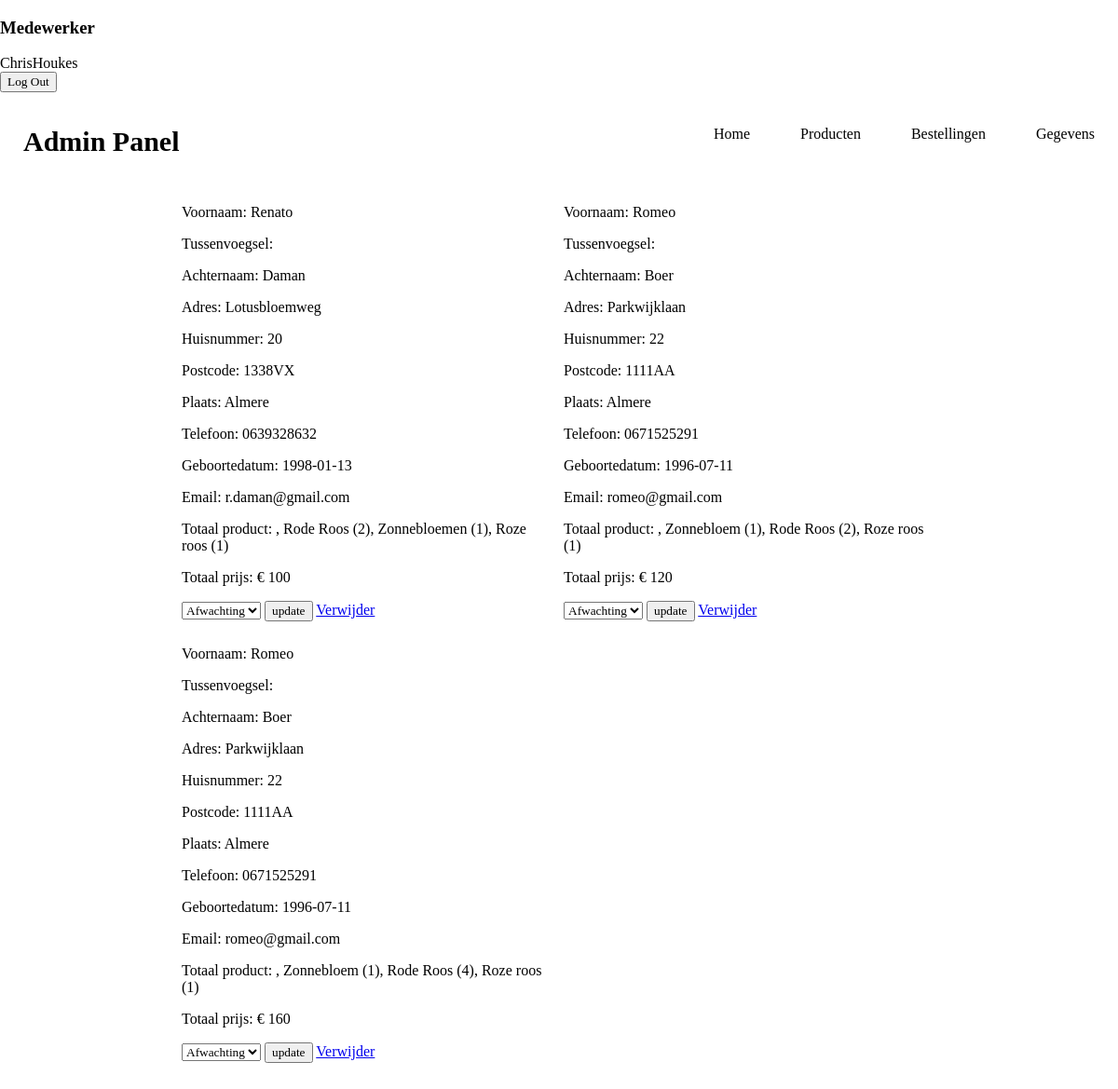
The app's page /admin/adminbestellingen.php (signed in) with its own data.
### tables this page shows
CREATE TABLE IF NOT EXISTS `bestelling` (
  `idbestelling` int(11) NOT NULL AUTO_INCREMENT,
  `userid` int(11) NOT NULL,
  `totaalproduct` varchar(254) NOT NULL,
  `totaalprijs` int(11) NOT NULL,
  `status` varchar(20) NOT NULL DEFAULT 'Afwachting',
  PRIMARY KEY (`idbestelling`)
);

CREATE TABLE IF NOT EXISTS `users` (
  `iduser` int(11) NOT NULL AUTO_INCREMENT,
  `voornaam` varchar(45) NOT NULL,
  `tussenvoegsel` varchar(45) DEFAULT NULL,
  `achternaam` varchar(45) NOT NULL,
  `adres` varchar(45) NOT NULL,
  `huisnummer` varchar(45) NOT NULL,
  `postcode` varchar(6) NOT NULL,
  `plaats` varchar(45) NOT NULL,
  `telefoon` varchar(10) NOT NULL,
  `geboortedatum` date NOT NULL,
  `email` varchar(254) NOT NULL,
  `wachtwoord` varchar(254) NOT NULL,
  `wachtwoordbv` varchar(254) NOT NULL,
  `rol` int(11) DEFAULT NULL,
  PRIMARY KEY (`iduser`)
);

### admin/adminbestellingen.php (the view, shortened to what this page needs)
<?php
    require '../user/header.php';
    include 'dashnav.php';
?>
<section class="bestellingen">
    <div class="box-container">
        <?php
        $select_bestelling = mysqli_query($conn, "SELECT * FROM bestelling
        INNER JOIN users ON bestelling.userid = users.iduser");
        if(mysqli_num_rows($select_bestelling) > 0) {
            while($fetch_bestelling = mysqli_fetch_assoc($select_bestelling)) {
        ?>
        <div class="bestelling-box">
            <p> Voornaam: <?php echo $fetch_bestelling['voornaam']; ?></p>
            <p> Tussenvoegsel: <?php echo $fetch_bestelling['tussenvoegsel']; ?></p>
            <p> Achternaam: <?php echo $fetch_bestelling['achternaam']; ?></p>
            <p> Adres: <?php echo $fetch_bestelling['adres']; ?></p>
            <p> Huisnummer: <?php echo $fetch_bestelling['huisnummer']; ?></p>
            <p> Postcode: <?php echo $fetch_bestelling['postcode']; ?></p>
            <p> Plaats: <?php echo $fetch_bestelling['plaats']; ?></p>
            <p> Telefoon: <?php echo $fetch_bestelling['telefoon']; ?></p>
            <p> Geboortedatum: <?php echo $fetch_bestelling['geboortedatum']; ?></p>
            <p> Email: <?php echo $fetch_bestelling['email']; ?></p>
            <p> Totaal product: <?php echo $fetch_bestelling['totaalproduct']; ?></p>
            <p> Totaal prijs: € <?php echo $fetch_bestelling['totaalprijs']; ?></p>
            <form action="" method="POST">
                <select name="update_betaling">
                    <option disabled selected><?php echo $fetch_bestelling['status']; ?></option>
                </select>
                <input type="submit" name="update_bestelling" value="update" class="update_bestelling_optie_knop">
                <a href="../admin/adminbestellingen.php?verwijder=<?php echo $fetch_bestelling['idbestelling']; ?>" class="verwijder_bestelling_knop" onclick="return confirm('verwijder dit bestelling?);">Verwijder</a>
            </form>
        </div>
        <?php
            }
        }
        ?>
    </div>
</section>
<?php
include '../user/footer.php';
?>

### css/style.css (style rules this page uses)
* { font-family: Georgia, 'Times New Roman', Times, serif; box-sizing: border-box; }

### css/bestelling.css (style rules this page uses)
.bestellingen .box-container { max-width: 1500px; margin: 50px auto; display: grid; grid-template-columns: repeat(auto-fit, 400px); gap: 10px; align-items: flex-start; justify-content: center; }

### css/adminbestellingen.css (style rules this page uses)
body { margin: 0; padding: 0; font-family: Georgia, 'Times New Roman', Times, serif; }

### records on screen
bestelling: userid.voornaam "Renato", userid.achternaam "Daman", userid.adres "Lotusbloemweg", userid.huisnummer "20", userid.postcode "1338VX", userid.plaats "Almere", userid.telefoon "0639328632", userid.geboortedatum "1998-01-13", userid.email "r.daman@gmail.com", totaalproduct ", Rode Roos (2), Zonnebloemen (1), Roze roos (1)", totaalprijs "100", update_betaling "Afwachting"
bestelling: userid.voornaam "Romeo", userid.achternaam "Boer", userid.adres "Parkwijklaan", userid.huisnummer "22", userid.postcode "1111AA", userid.plaats "Almere", userid.telefoon "0671525291", userid.geboortedatum "1996-07-11", userid.email "romeo@gmail.com", totaalproduct ", Zonnebloem (1), Rode Roos (2), Roze roos (1)", totaalprijs "120", update_betaling "Afwachting"
bestelling: userid.voornaam "Romeo", userid.achternaam "Boer", userid.adres "Parkwijklaan", userid.huisnummer "22", userid.postcode "1111AA", userid.plaats "Almere", userid.telefoon "0671525291", userid.geboortedatum "1996-07-11", userid.email "romeo@gmail.com", totaalproduct ", Zonnebloem (1), Rode Roos (4), Roze roos (1)", totaalprijs "160", update_betaling "Afwachting"

### other values on screen
$_SESSION['admin_user'] ['admin_naam'] "ChrisHoukes"
